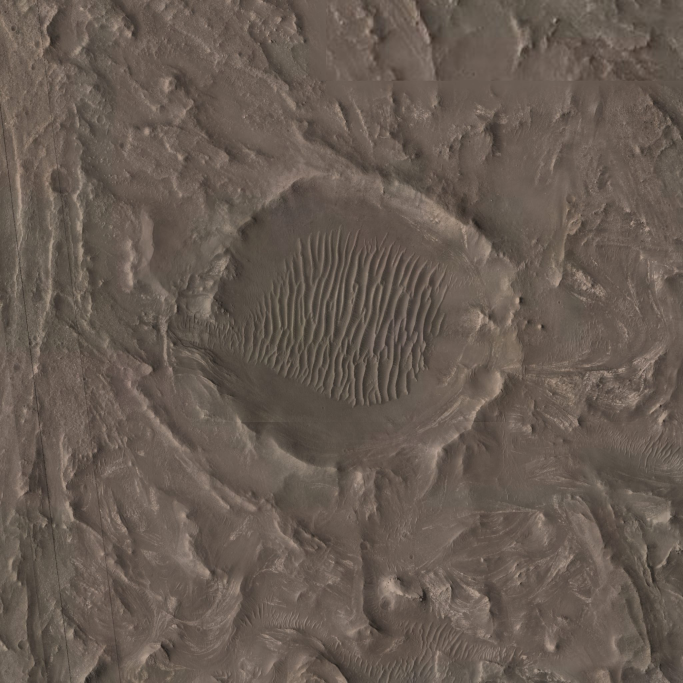
#> input picture rover/img/belva_hr.jpg, 2048 x 2048 px, given in place of belva_hr.jpg_hr.jpg, which was not available (shown at 1/3 size)
$ python relief.py ../../rover/img/belva_hr.jpg
#> lines starting #> are read from the running program, lines starting #| are printed output that depends on the picture; pictures that were not available may be replaced by others from this repository, and a replacement may not be noted
# Small-scale relief for the rover levels, from the HiRISE pictures themselves (photoclinometry).
#
#   python3 src/jezero-crater/relief.py y2022 y2023 y2024 y2025 y2026      (after site.py)
#
# The elevation models are too coarse for the sand ripples and small dunes, but the pictures show
# them plainly, because each slope is brighter the more it faces the Sun. Brightness against its
# own surroundings (about 12 m) gives the slope toward the Sun; integrating that slope along the
# Sun's direction gives height. The game lights the result with its own Sun, set in the same
# quarter of the sky as the pictures' afternoon Sun, so the two agree.
#
# Also rover/img/NAME_dunes.jpg (512 px, 4 m): where the ripple fields are, 0 to 255.
# Writes rover/img/NAME_relief.jpg: 2048 px, 1 m, the same square as NAME_hr.jpg; grey 128 = 0,
# one level = RELIEF_M / 127 metres. Only relief finer than ~30 m is kept: the elevation model
# has the rest, and at larger scales real light and dark ground would be read as slopes.
import sys
import numpy as np
from PIL import Image
from scipy import ndimage

SUN_AZ = 265        # degrees from north, clockwise: fitted against the elevation at 263-275 for the 2022 and 2023 pictures
INCIDENCE = 50      # degrees from overhead, typical of HiRISE's mid-afternoon pictures
RELIEF_M = 1.0      # the picture's range, ± metres

def relief(name):
#> called with name = '../../rover/img/belva_hr.jpg'
  img = np.asarray(Image.open(f'rover/img/{name}_hr.jpg').convert('RGB'), np.float64) @ [0.3, 0.55, 0.15]
  n = img.shape[0]
#> n = 2048
  s = np.clip(img / np.maximum(4, ndimage.gaussian_filter(img, 12)) - 1, -0.6, 0.6)      # against ~12 m surroundings: ripple-scale shading, not light and dark ground
  s = ndimage.gaussian_filter(s, 0.6)                  # pixel noise, integrated, would streak
  slope = -s / np.tan(np.radians(INCIDENCE))          # rate of rise toward the Sun: a slope facing it is bright, so it falls toward the Sun
  az = np.radians(SUN_AZ)
  ux, uz = np.sin(az), -np.cos(az)                     # toward the Sun; image columns run east, rows south
  fz, fx = np.meshgrid(np.fft.fftfreq(n), np.fft.fftfreq(n), indexing='ij')
  D = 2j * np.pi * (fx * ux + fz * uz)                 # derivative along the Sun's direction
  eps = 2 * np.pi / 40
  H = np.fft.fft2(slope) * np.conj(D) / (np.abs(D) ** 2 + eps ** 2)
  h = np.real(np.fft.ifft2(H))
  h -= ndimage.gaussian_filter(h, 12)                  # long wavelengths are poorly constrained, and the elevation model has them
  # Wind-blown ripples have sharp crests and broad, rounded troughs; the integration gives smooth
  # waves. Reshape each against its local amplitude (an exponential lifts and narrows the crests),
  # keeping the amplitude, then sharpen a little so the game's smooth sampling keeps the crests.
  # Only where the relief is real: in flat ground the same steps would only amplify noise.
  st = lambda x, a, b: np.clip((x - a) / (b - a), 0, 1) ** 2 * (3 - 2 * np.clip((x - a) / (b - a), 0, 1))
  A = np.sqrt(ndimage.gaussian_filter(h * h, 6)) + 0.02
  u = np.clip(h / A, -2.5, 2.5)
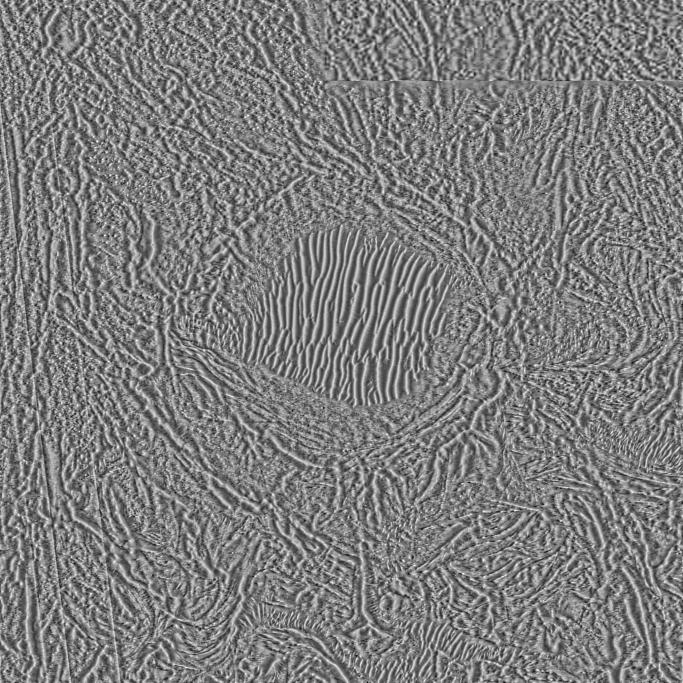
#> u: shape (2048, 2048) float64 (shown at 1/3 size); min -2.5, max 2.5, mean -0.0266; drawn with min black and max white
  v = np.expm1(0.9 * u)
  v -= ndimage.gaussian_filter(v, 6)
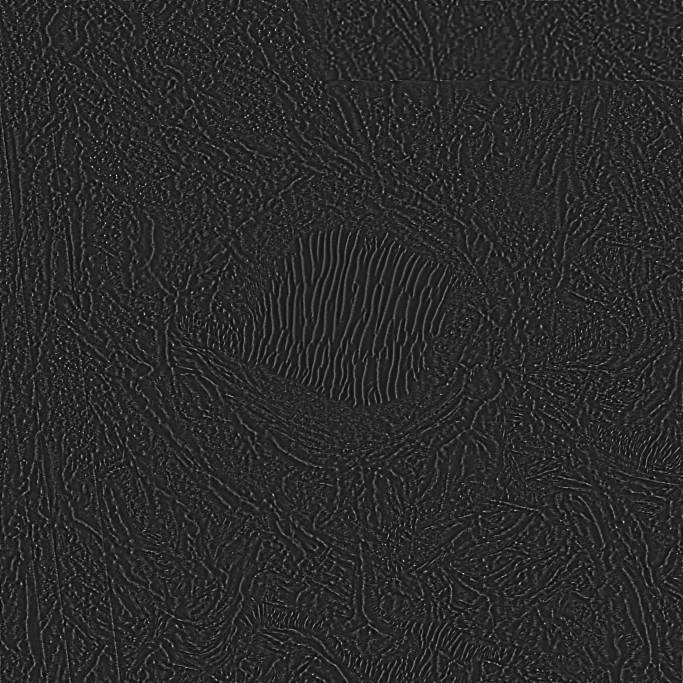
#> v: shape (2048, 2048) float64 (shown at 1/3 size); min -1.68, max 8.32, mean -4.85e-17; drawn with min black and max white
  v = v / (np.sqrt(ndimage.gaussian_filter(v * v, 6)) + 1e-3) * A
  v += 0.6 * (v - ndimage.gaussian_filter(v, 1.0))
  w = st(A, 0.08, 0.2)
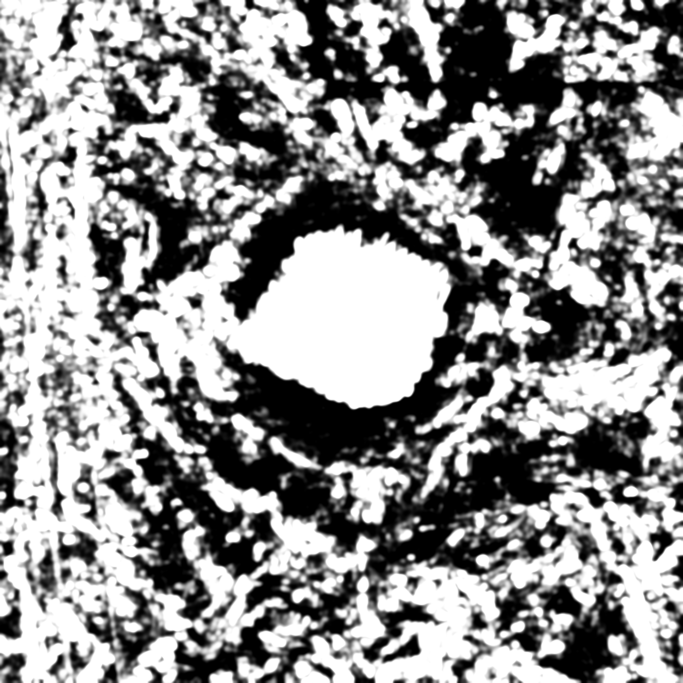
#> w: shape (2048, 2048) float64 (shown at 1/3 size); min 0, max 1, mean 0.562
  h = ndimage.gaussian_filter(h, 0.7) * (1 - w) + v * w
  q = np.clip(np.round(128 + h / RELIEF_M * 127), 0, 255).astype(np.uint8)
  Image.fromarray(q, 'L').save(f'rover/img/{name}_relief.jpg', quality=92)      # smooth, so JPEG keeps it well at a third of the PNG's size
  # Where the ground is a ripple field: strong relief that runs one way (ridges aligned, unlike rocky
  # ground, which shades every way). The game keeps these sands clean: no grit texture, no rocks.
  gz_, gx_ = np.gradient(h)
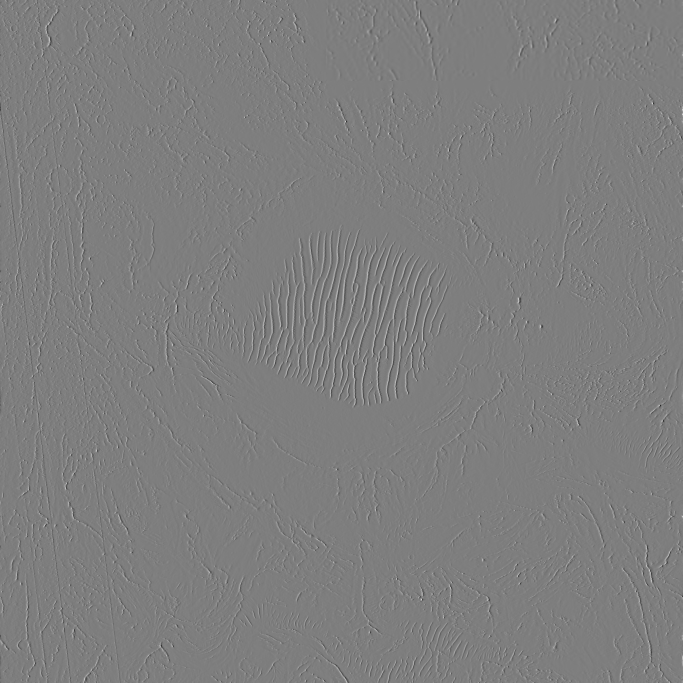
#> gx_: shape (2048, 2048) float64 (shown at 1/3 size); min -1.18, max 1.2, mean 2.3e-06; drawn with min black and max white
  jxx, jzz, jxz = (ndimage.gaussian_filter(a, 8) for a in (gx_ * gx_, gz_ * gz_, gx_ * gz_))
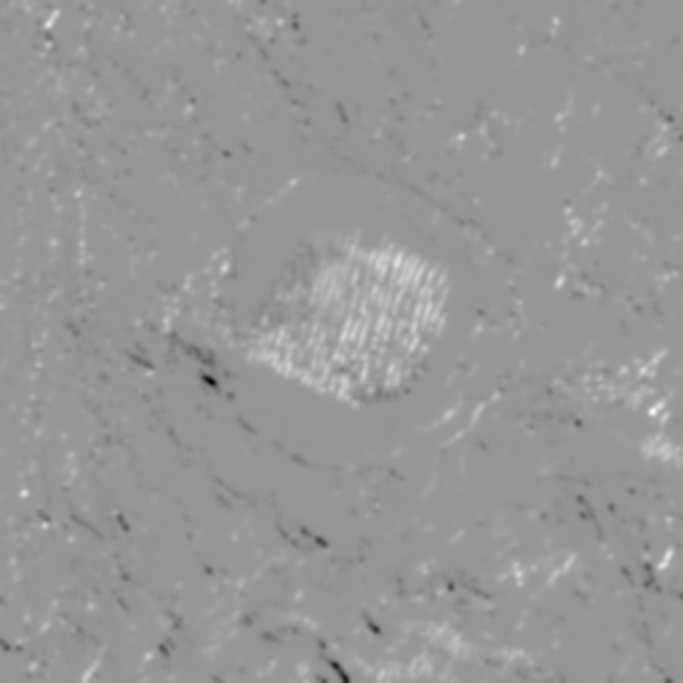
#> jxz: shape (2048, 2048) float64 (shown at 1/3 size); min -0.0571, max 0.0397, mean 0.000472; drawn with min black and max white
  coh = ((jxx - jzz) ** 2 + 4 * jxz ** 2) / ((jxx + jzz) ** 2 + 1e-9)
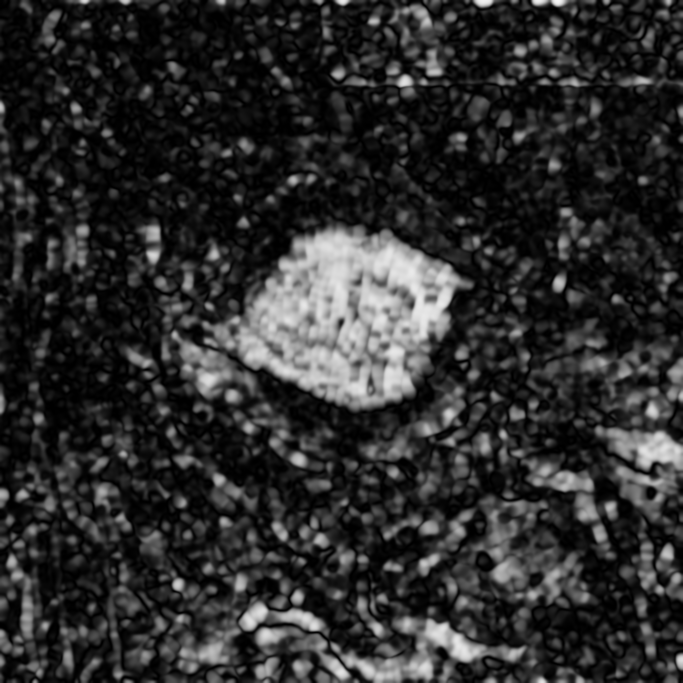
#> coh: shape (2048, 2048) float64 (shown at 1/3 size); min 1.63e-08, max 0.967, mean 0.18
  dune = ndimage.gaussian_filter(st(coh, 0.3, 0.6) * st(A, 0.1, 0.22), 6)
  Image.fromarray(np.round(np.clip(dune, 0, 1) * 255).astype(np.uint8)[::4, ::4], 'L').save(f'rover/img/{name}_dunes.jpg', quality=90)
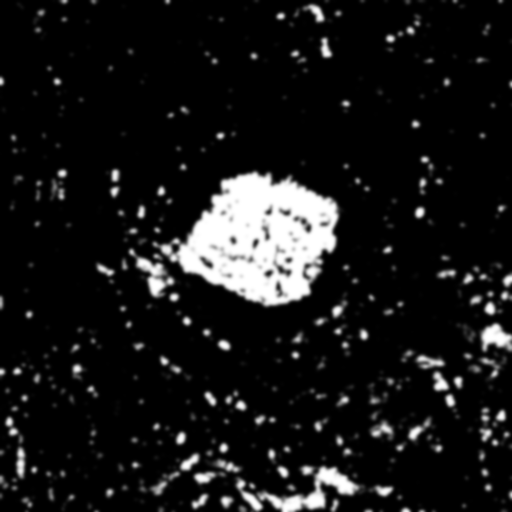
#> saved as belva_hr.jpg_dunes.jpg: PIL image 512x512 L; min 0, max 255, mean 24
  print(f'{name}: ripple fields cover {100 * np.mean(dune > 0.5):.0f}%')
#| ../../rover/img/belva_hr.jpg: ripple fields cover 8%
  print(f'{name}: relief ±{np.percentile(np.abs(h), 99):.2f} m (99th percentile), clipped {100 * np.mean(np.abs(h) > RELIEF_M):.2f}%')
#| ../../rover/img/belva_hr.jpg: relief ±0.86 m (99th percentile), clipped 0.65%

for name in sys.argv[1:]:
  relief(name)

$ run again, on rover/img/y2024_hr.jpg
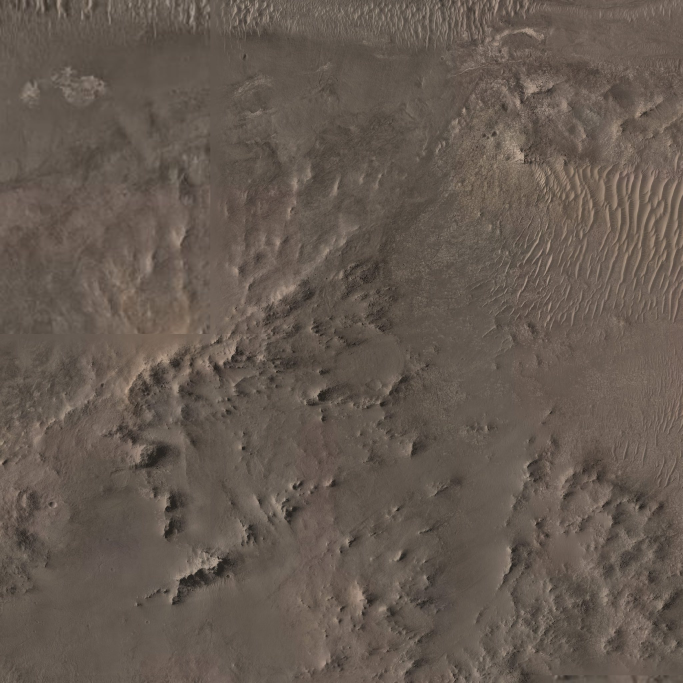
#> input picture rover/img/y2024_hr.jpg, 2048 x 2048 px, given in place of y2024_hr.jpg_hr.jpg, which was not available (shown at 1/3 size)
#> in relief, `coh = ((jxx - jzz) ** 2 + 4 * jxz ** 2) / ((jxx + jzz) ** 2 + 1e-9)`:
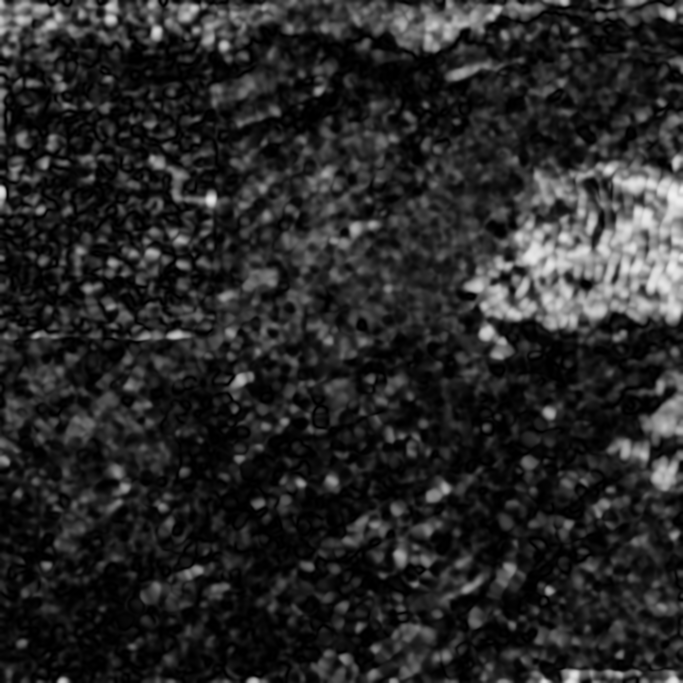
#> coh: shape (2048, 2048) float64 (shown at 1/3 size); min 6.33e-08, max 0.944, mean 0.158
#> in relief, `Image.fromarray(np.round(np.clip(dune, 0, 1) * 255).astype(np.uint8)[:..`:
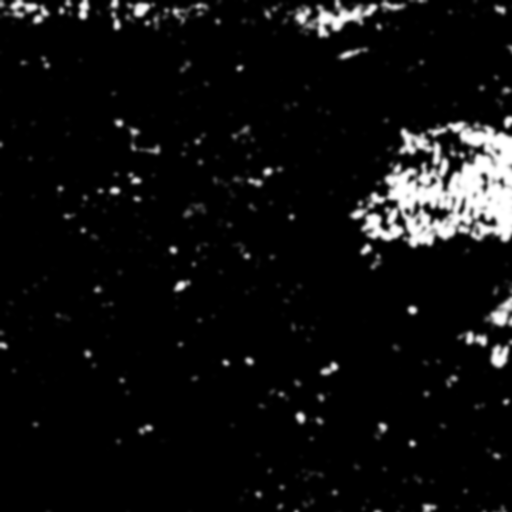
#> saved as y2024_hr.jpg_dunes.jpg: PIL image 512x512 L; min 0, max 255, mean 15
#| ../../rover/img/y2024_hr.jpg: ripple fields cover 5%
#| ../../rover/img/y2024_hr.jpg: relief ±0.79 m (99th percentile), clipped 0.54%

$ run again, on rover/img/y2025_hr.jpg
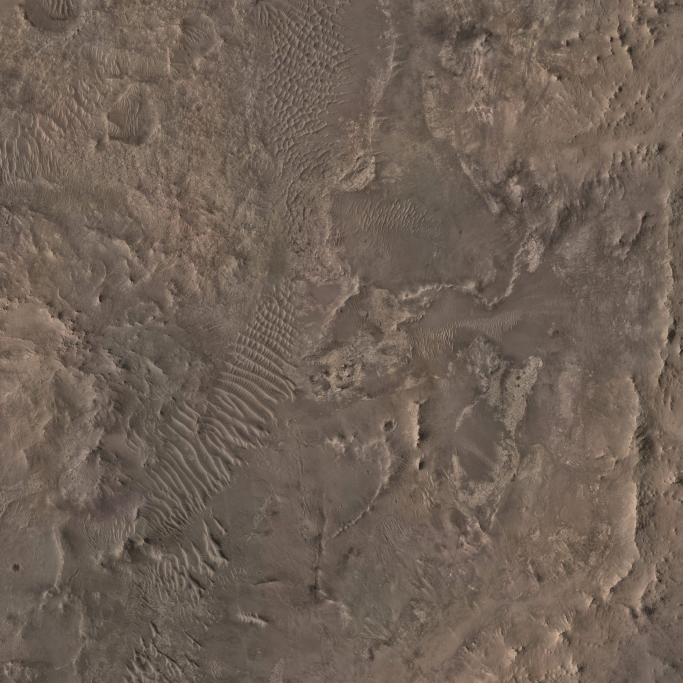
#> input picture rover/img/y2025_hr.jpg, 2048 x 2048 px, given in place of y2025_hr.jpg_hr.jpg, which was not available (shown at 1/3 size)
#> in relief, `coh = ((jxx - jzz) ** 2 + 4 * jxz ** 2) / ((jxx + jzz) ** 2 + 1e-9)`:
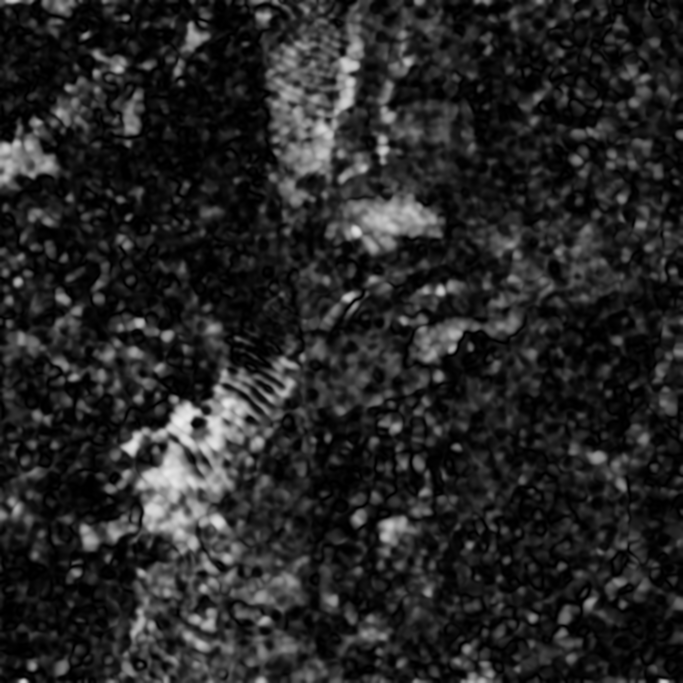
#> coh: shape (2048, 2048) float64 (shown at 1/3 size); min 6.44e-08, max 0.933, mean 0.151
#> in relief, `Image.fromarray(np.round(np.clip(dune, 0, 1) * 255).astype(np.uint8)[:..`:
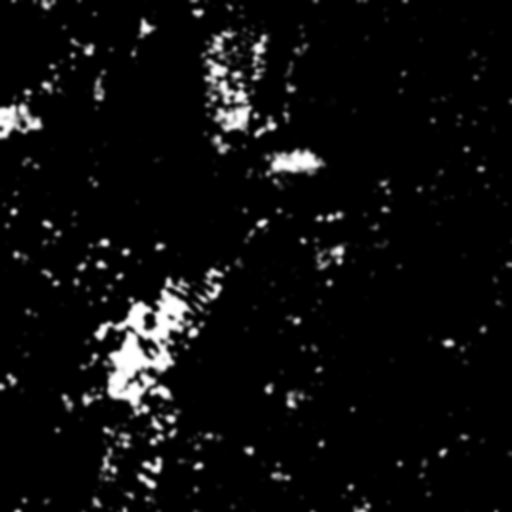
#> saved as y2025_hr.jpg_dunes.jpg: PIL image 512x512 L; min 0, max 255, mean 13
#| ../../rover/img/y2025_hr.jpg: ripple fields cover 4%
#| ../../rover/img/y2025_hr.jpg: relief ±0.85 m (99th percentile), clipped 0.60%

$ run again, on rover/img/y2026_hr.jpg
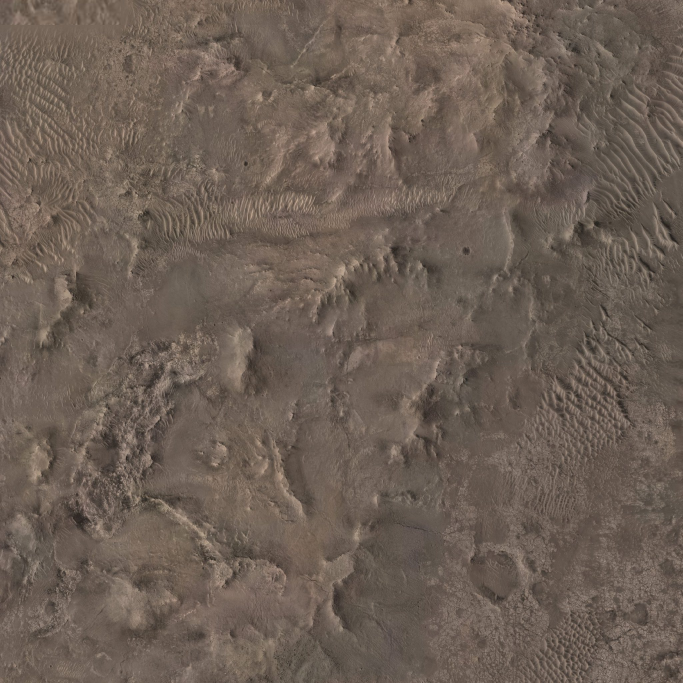
#> input picture rover/img/y2026_hr.jpg, 2048 x 2048 px, given in place of y2026_hr.jpg_hr.jpg, which was not available (shown at 1/3 size)
#> in relief, `Image.fromarray(np.round(np.clip(dune, 0, 1) * 255).astype(np.uint8)[:..`:
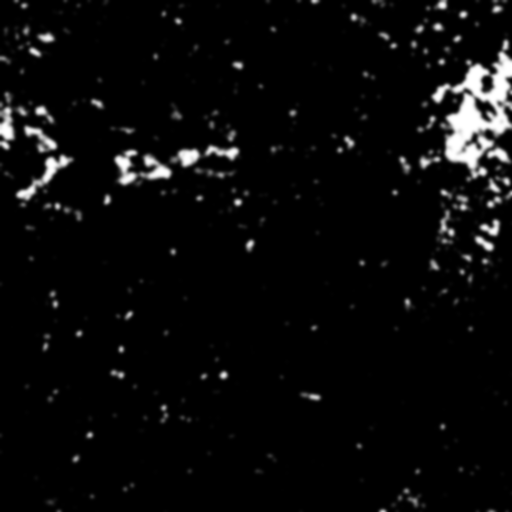
#> saved as y2026_hr.jpg_dunes.jpg: PIL image 512x512 L; min 0, max 255, mean 10.2
#| ../../rover/img/y2026_hr.jpg: ripple fields cover 3%
#| ../../rover/img/y2026_hr.jpg: relief ±0.86 m (99th percentile), clipped 0.60%
